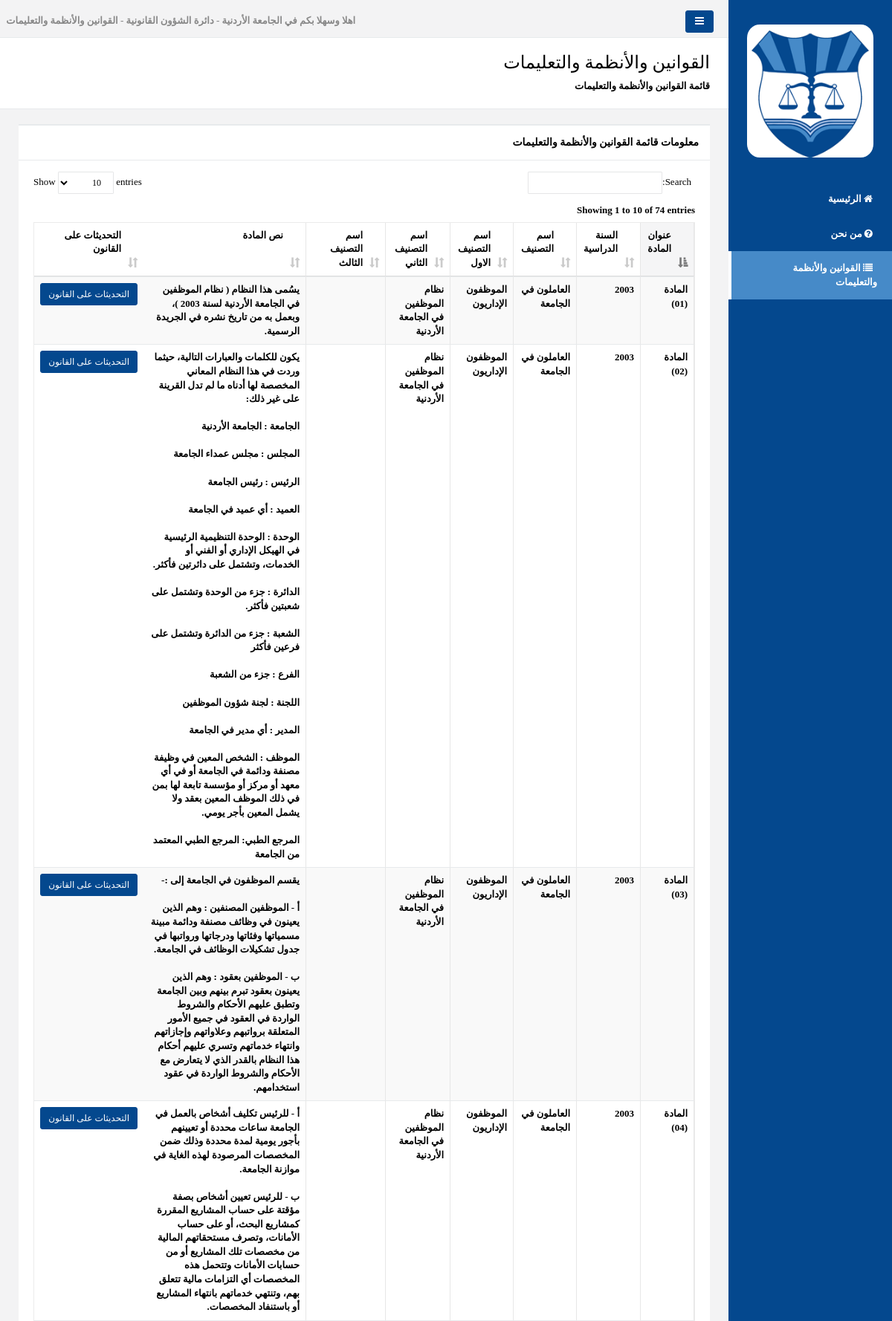
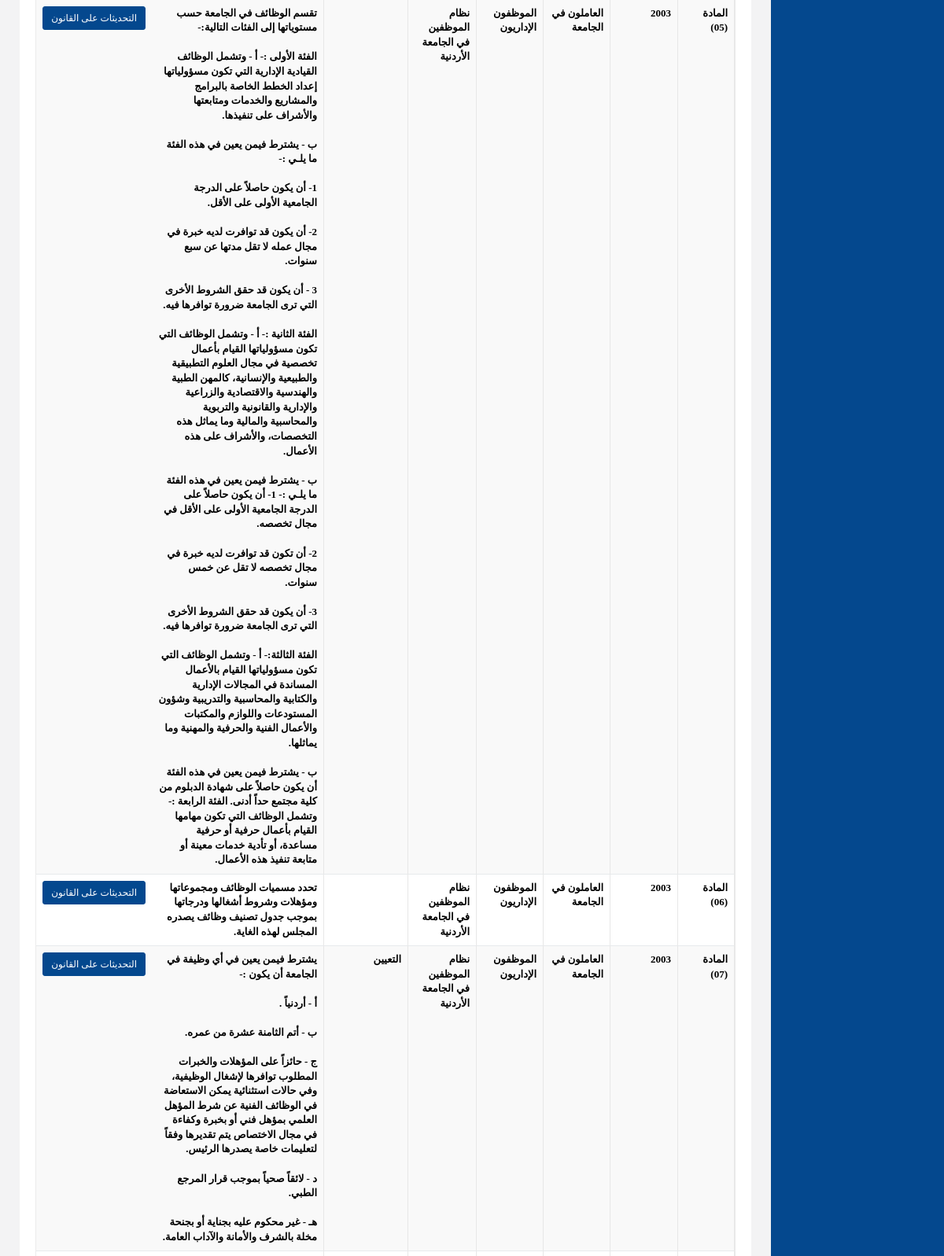
/All_Laws.php (upper part), run on the app's committed database (2 pictures, top to bottom).
### tables this page shows
CREATE TABLE `laws` (
  `ID` int(20) NOT NULL,
  `Academic_Year` text NOT NULL,
  `Category_ID` int(20) NOT NULL,
  `Sub_Category_1` text NOT NULL,
  `Sub_Category_2` text NOT NULL,
  `Sub_Category_3` text NOT NULL,
  `Title` text NOT NULL,
  `Details` text NOT NULL,
  `Add_Date_Time` timestamp NOT NULL DEFAULT current_timestamp() ON UPDATE current_timestamp()
);

CREATE TABLE `categories` (
  `ID` int(20) NOT NULL,
  `Category_Name` varchar(250) NOT NULL
);

### All_Laws.php (the view, shortened to what this page needs)
<?php
include("includes/config.php");
?>
<!DOCTYPE html>
<html dir="rtl">
<head>
   <link href="css/bootstrap.min.css" rel="stylesheet">
	    <link href="css/plugins/bootstrap/bootstrap.min.css" rel="stylesheet">
	    <link href="css/plugins/bootstrap-rtl/bootstrap-rtl.min.css" rel="stylesheet">
    <link href="font-awesome/css/font-awesome.css" rel="stylesheet">
	    <link href="css/plugins/dataTables/datatables.min.css" rel="stylesheet">
    <link href="css/plugins/toastr/toastr.min.css" rel="stylesheet">
    <link href="js/plugins/gritter/jquery.gritter.css" rel="stylesheet">
    <link href="css/animate.css" rel="stylesheet">
    <link href="css/style.css" rel="stylesheet">
</head>
<body style="back" class="rtls">
    <div id="wrapper">
        <nav class="navbar-default navbar-static-side" role="navigation">
            <div class="sidebar-collapse">
                <ul class="nav metismenu" id="side-menu">
                    <li class="nav-header">
                        <div class="dropdown profile-element"> <span>
                            <img alt="image" style="border-radius: 10%;" src="img/logo2.jpg" width="100%"/>
                             </span>
                        </div>
                    </li>
                    <li >
                        <a href="index.php"><i class="fa fa-home"></i> <span class="nav-label">الرئيسية</span></a>
                    </li>
                     <li >
                        <a href="About_Us.php"><i class="fa fa-question-circle"></i> <span class="nav-label">من نحن</span></a>
                    </li>
					 <li class="active">
                        <a href="All_Laws.php"><i class="fa fa-list"></i> <span class="nav-label">القوانين والأنظمة والتعليمات</span></a>
                    </li>
                </ul>
            </div>
        </nav>
        <div id="page-wrapper" class="gray-bg dashbard-1">
        <div class="row border-bottom">
        <nav class="navbar navbar-static-top" role="navigation" style="margin-bottom: 0">
        <div class="navbar-header">
<a class="navbar-minimalize minimalize-styl-2 btn btn-primary " href="#"><i class="fa fa-bars"></i></a>
        </div>
            <ul class="nav navbar-top-links navbar-right">
<br>
			<li>
                    <span class="m-r-sm text-muted welcome-message"><strong>اهلا وسهلا بكم في الجامعة الأردنية - دائرة الشؤون القانونية - القوانين والأنظمة والتعليمات</strong></span>
                </li>
            </ul>
        </nav>
        </div>
         <div class="row wrapper border-bottom white-bg page-heading">
                <div class="col-lg-10">
                    <h2>القوانين والأنظمة والتعليمات</h2>
                    <ol class="breadcrumb">
                        <li class="active">
                            <strong>قائمة القوانين والأنظمة والتعليمات<strong>
                        </li>
                    </ol>
                </div>
                <div class="col-lg-2">
                </div>
            </div>
 <div class="wrapper wrapper-content animated fadeInRight">
            <div class="row">
                <div class="col-lg-12">
                <div class="ibox float-e-margins">
                    <div class="ibox-title">
                        <h5>معلومات قائمة القوانين والأنظمة والتعليمات</h5>
                    </div>
                          <div class="ibox-content">
                      <div class="table-responsive">
                    <table class="table table-striped table-bordered table-hover dataTables-example" >
                    <thead>
                    <tr>
                            <th>عنوان المادة</th>
                            <th>السنة الدراسية</th>
                            <th>اسم التصنيف</th>
							 <th>اسم التصنيف الاول</th>
                            <th>اسم التصنيف الثاني</th>
                            <th>اسم التصنيف الثالث</th>
                            <th>نص المادة</th>
							<th>التحديثات على القانون</th>
                    </tr>
                    </thead>
                    <tbody>
                    <?php
					$sql1 = mysqli_query($dbConn,"select * from laws order by ID DESC");
					while ($row1 = mysqli_fetch_array($sql1)){
						$L_ID = $row1['ID'];
						$Academic_Year = $row1['Academic_Year'];
						$Category_ID = $row1['Category_ID'];
						$Sub_Category_1 = $row1['Sub_Category_1'];
						$Sub_Category_2 = $row1['Sub_Category_2'];
						$Sub_Category_3 = $row1['Sub_Category_3'];
						$Title = $row1['Title'];
						$Details = $row1['Details'];
					$sql2 = mysqli_query($dbConn,"select * from categories where ID='$Category_ID'");
					$row2 = mysqli_fetch_array($sql2);
					$Category_Name = $row2['Category_Name'];
					?>
                    <tr class="grade">
                          <td><?php echo $Title; ?></td>
                          <td><?php echo $Academic_Year; ?></td>
                          <td><?php echo $Category_Name; ?></td>
						   <td><?php echo $Sub_Category_1; ?></td>
                          <td><?php echo $Sub_Category_2; ?></td>
                          <td><?php echo $Sub_Category_3; ?></td>
                          <td><?php echo $Details; ?></td>
                    <td>
                    <a href="Manage_Law_Updates.php?L_ID=<?php echo $L_ID; ?>" class="btn btn-primary btn-sm" role="button">التحديثات على القانون</a>
 </td>
 </tr>
                    <?php
					}
					?>
                    </tbody>
                    </table>
                        </div>
                        </div>
                    </div>
                </div>
            </div>
        </div>
            </div>
        </div>
</body>
</html>

### All_Laws.php (style rules this page uses)
body { font-family: myFirstFont !important; }

### data on the page
laws: Title "المادة (07)", Academic_Year "2003", Category_ID.Category_Name "العاملون في الجامعة", Sub_Category_1 "الموظفون الإداريون", Sub_Category_2 "نظام الموظفين في الجامعة الأردنية", Sub_Category_3 "التعيين", Details "يشترط فيمن يعين في أي وظيفة في الجامعة أن يكون :- أ - أردنياً . ب - أتم الثامنة عشرة من عمره. ج - حائزاً على المؤهلات والخبرات المطلوب توافرها لإشغال الوظيفية، وفي حالات استثنائية يمكن الاستعاضة في الوظائف الفنية عن شرط المؤهل العلمي بمؤهل فني أو بخبرة وكفاءة في مجال الاختصاص يتم تقديرها وفقاً لتعليمات خاصة يصدرها الرئيس. د - لائقاً صحياً بموجب قرار المرجع الطبي. هـ - غير محكوم عليه بجناية أو بجنحة مخلة بالشرف والأمانة والآداب العامة."
laws: Title "المادة (06)", Academic_Year "2003", Category_ID.Category_Name "العاملون في الجامعة", Sub_Category_1 "الموظفون الإداريون", Sub_Category_2 "نظام الموظفين في الجامعة الأردنية", Details "تحدد مسميات الوظائف ومجموعاتها ومؤهلات وشروط أشغالها ودرجاتها بموجب جدول تصنيف وظائف يصدره المجلس لهذه الغاية."
laws: Title "المادة (05)", Academic_Year "2003", Category_ID.Category_Name "العاملون في الجامعة", Sub_Category_1 "الموظفون الإداريون", Sub_Category_2 "نظام الموظفين في الجامعة الأردنية", Details "تقسم الوظائف في الجامعة حسب مستوياتها إلى الفئات التالية:- الفئة الأولى :- أ - وتشمل الوظائف القيادية الإدارية التي تكون مسؤولياتها إعداد الخطط الخاصة بالبرامج والمشاريع والخدمات ومتابعتها والأشراف على تنفيذها. ب - يشترط فيمن يعين في هذه الفئة ما يلـي :- 1- أن يكون حاصلاً على الدرجة الجامعية الأولى على الأقل. 2- أن يكون قد توافرت لديه خبرة في مجال عمله لا تقل مدتها عن سبع سنوات. 3 - أن يكون قد حقق الشروط الأخرى التي ترى الجامعة ضرورة توافرها فيه. الفئة الثانية :- أ - وتشمل الوظائف التي تكون مسؤولياتها القيام بأعمال تخصصية في مجال العلوم التطبيقية والطبيعية والإنسانية، كالمهن الطبية والهندسية والاقتصادية والزراعية والإدارية والقانونية والتربوية والمحاسبية والمالية وما يماثل هذه التخصصات،…"
laws: Title "المادة (04)", Academic_Year "2003", Category_ID.Category_Name "العاملون في الجامعة", Sub_Category_1 "الموظفون الإداريون", Sub_Category_2 "نظام الموظفين في الجامعة الأردنية", Details "أ - للرئيس تكليف أشخاص بالعمل في الجامعة ساعات محددة أو تعيينهم بأجور يومية لمدة محددة وذلك ضمن المخصصات المرصودة لهذه الغاية في موازنة الجامعة. ب - للرئيس تعيين أشخاص بصفة مؤقتة على حساب المشاريع المقررة كمشاريع البحث، أو على حساب الأمانات، وتصرف مستحقاتهم المالية من مخصصات تلك المشاريع أو من حسابات الأمانات وتتحمل هذه المخصصات أي التزامات مالية تتعلق بهم، وتنتهي خدماتهم بانتهاء المشاريع أو باستنفاد المخصصات."
laws: Title "المادة (03)", Academic_Year "2003", Category_ID.Category_Name "العاملون في الجامعة", Sub_Category_1 "الموظفون الإداريون", Sub_Category_2 "نظام الموظفين في الجامعة الأردنية", Details "يقسم الموظفون في الجامعة إلى :- أ - الموظفين المصنفين : وهم الذين يعينون في وظائف مصنفة ودائمة مبينة مسمياتها وفئاتها ودرجاتها ورواتبها في جدول تشكيلات الوظائف في الجامعة. ب - الموظفين بعقود : وهم الذين يعينون بعقود تبرم بينهم وبين الجامعة وتطبق عليهم الأحكام والشروط الواردة في العقود في جميع الأمور المتعلقة برواتبهم وعلاواتهم وإجازاتهم وانتهاء خدماتهم وتسري عليهم أحكام هذا النظام بالقدر الذي لا يتعارض مع الأحكام والشروط الواردة في عقود استخدامهم."
laws: Title "المادة (02)", Academic_Year "2003", Category_ID.Category_Name "العاملون في الجامعة", Sub_Category_1 "الموظفون الإداريون", Sub_Category_2 "نظام الموظفين في الجامعة الأردنية", Details "يكون للكلمات والعبارات التالية، حيثما وردت في هذا النظام المعاني المخصصة لها أدناه ما لم تدل القرينة على غير ذلك: الجامعة : الجامعة الأردنية المجلس : مجلس عمداء الجامعة الرئيس : رئيس الجامعة العميد : أي عميد في الجامعة الوحدة : الوحدة التنظيمية الرئيسية في الهيكل الإداري أو الفني أو الخدمات، وتشتمل على دائرتين فأكثر. الدائرة : جزء من الوحدة وتشتمل على شعبتين فأكثر. الشعبة : جزء من الدائرة وتشتمل على فرعين فأكثر الفرع : جزء من الشعبة اللجنة : لجنة شؤون الموظفين المدير : أي مدير في الجامعة الموظف : الشخص المعين في وظيفة مصنفة ودائمة في الجامعة أو في أي معهد أو مركز أو مؤسسة تابعة لها بمن في ذلك الموظف المعين بعقد ولا يشمل المعين بأجر يومي. المرجع الطبي: المرجع الطبي المعتمد من الجامعة"
laws: Title "المادة (01)", Academic_Year "2003", Category_ID.Category_Name "العاملون في الجامعة", Sub_Category_1 "الموظفون الإداريون", Sub_Category_2 "نظام الموظفين في الجامعة الأردنية", Details "يسُمى هذا النظام ( نظام الموظفين في الجامعة الأردنية لسنة 2003 )، وبعمل به من تاريخ نشره في الجريدة الرسمية."
